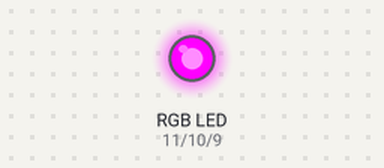
A sketch run on a simulated Arduino Uno, built with avr-gcc and run on an emulated ATmega328P. On the bench: an RGB LED mixed from three pins (HIGH = lit). Dim RGB values are drawn brighter than linear.

Above: at 0.05 s.
At 0.65 s:
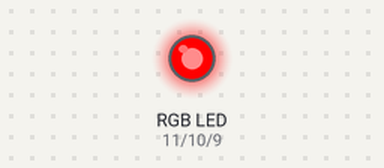
At 1.15 s:
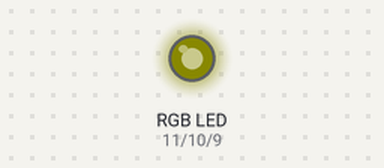
At 1.45 s:
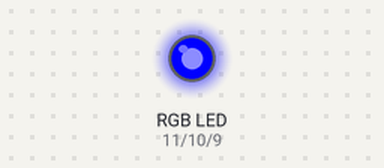
At 1.75 s:
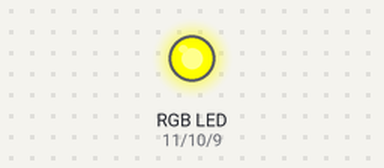
At 2.35 s:
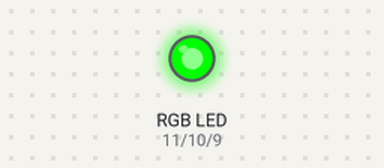
Timing chart, 0 to 5.5 s (numbered marks = the images above):
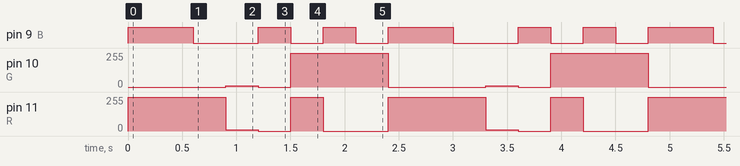

The sketch:

3_Prueba_del_LED_RGB.ino
```cpp
//Código de prueba para comprobar si el LED RGB del brazo robótico 2.0 funciona correctamente

//Definimos los pines digitales para el led RGB (ya están configurados para la placa del robot), son pines PWM siempre.
#define R 11 //Rojo
#define G 10 //Verde
#define B 9 //Azul

/*Matriz RGB para guardar todas las combinaciones de colores y así no complicarnos mucho a futuro.
  Esta matriz utiliza el mismo tipo y número de colores que el robot, pero pueden cambiarse a gusto o incluso aumentar más colores (teniendo conocimientos de matrices en arduino)
  Los colores están configurados para un RGB de polo negativo común, pero puede que lleguen a existir versiones del robot que utilicen un RGB de polo positivo, en cuyo caso los datos simplemente deben ser invertidos (255 a 0, 150 a 105, 200 a 55, 0 a 255, etc)*/
byte RGB [7][3] = {{255,0,255},//Morado
                   {255,0,0},//rojo
                   {10,10,0},//Morado débil
                   {0,0,255},//Azul
                   {255,255,0},//Amarillo
                   {0,255,255},//celeste
                   {0,255,0}};//verde

byte color;//esta variable sirve para seleccionar los colores de la matriz, empieza contando desde arriba y desde 0, por tanto 0 sería el color Morado, 1 el rojo, 5 celeste, etc.

void setup() {
 pinMode(R,OUTPUT); //configuramos los pines del LED como salidas
 pinMode(G,OUTPUT);
 pinMode(B,OUTPUT);
 color = 0; //Elegimos el color que deseamos
}

void loop() {
uncolor(); //este void encenderá solamente el color que elegimos.
todosloscolores(); //como su nombre indica, repasará todos los cores.
}

void uncolor() {
 analogWrite(R,RGB[color][0]);
 analogWrite(G,RGB[color][1]);
 analogWrite(B,RGB[color][2]);
 delay(300);
}

void todosloscolores() {
 for(byte i = 0; i < 7 ; i++){
 analogWrite(R,RGB[i][0]);
 analogWrite(G,RGB[i][1]);
 analogWrite(B,RGB[i][2]);
 delay(300);
 }
}
```

Measured:
- by itself, pin 9 (B): repeats every 2.4 s: LOW 0.60 s, 2 × (HIGH 0.30 s, LOW 0.30 s), HIGH 0.60 s
- by itself, pin 10 (G): repeats every 2.4 s: 0/255 0.30 s, 255/255 0.90 s, 0/255 0.90 s, 10/255 0.30 s
- by itself, pin 11 (R): repeats every 2.4 s: 10/255 0.30 s, 0/255 0.30 s, 255/255 0.30 s, 0/255 0.60 s, 255/255 0.90 s
